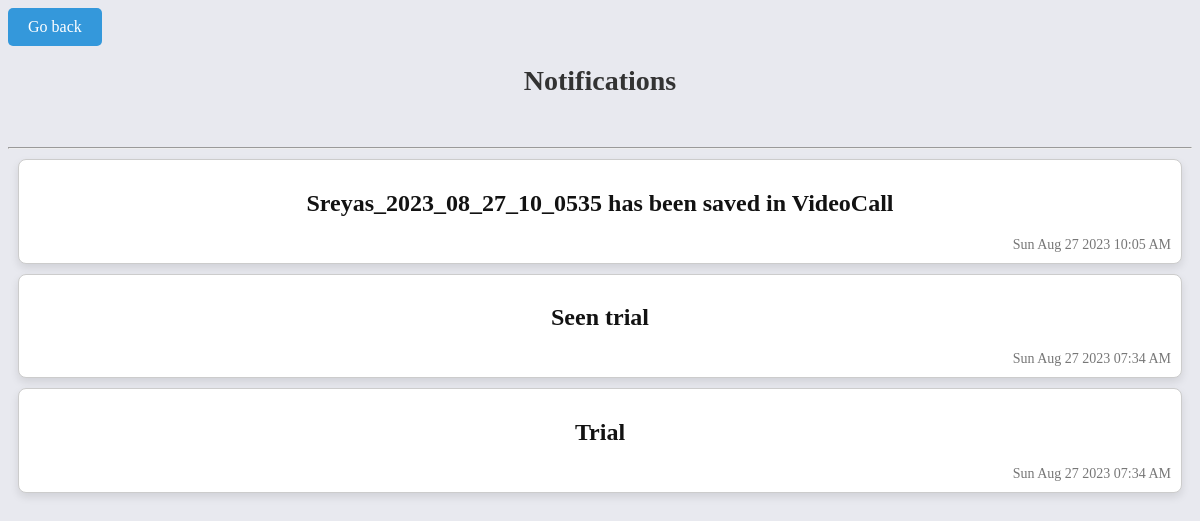
/notification/ (signed in), run on an earlier commit of the app's database.
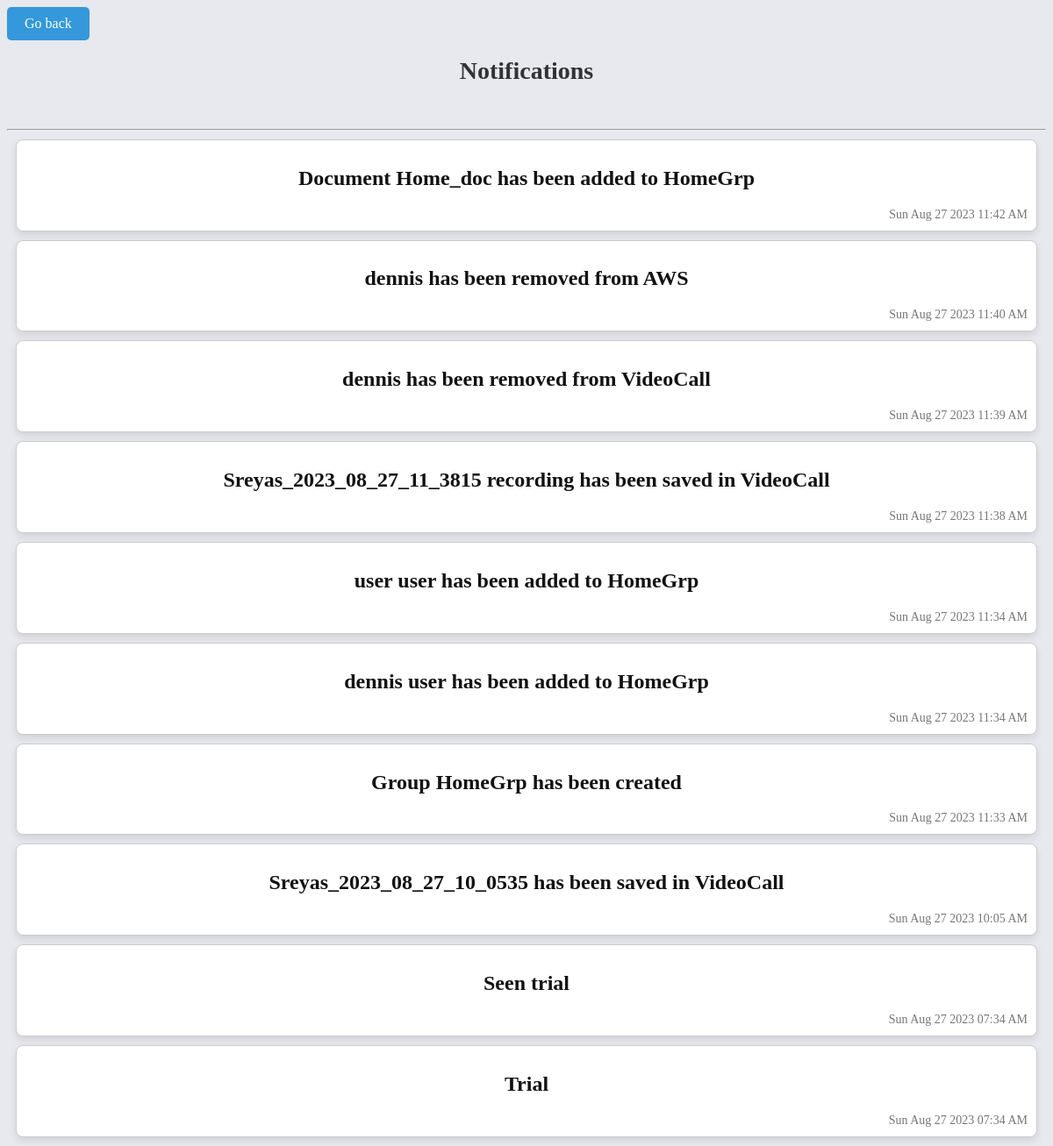
And on a later commit of the database.
### videoCall/models.py (models this page shows, shortened)
class Notification(models.Model):
    description=models.TextField()
    seen=models.ManyToManyField(Profile,related_name='seen_notifications')
    created=models.DateTimeField(auto_now_add=True)
    profiles=models.ManyToManyField(Profile,related_name='all_notifications')
    class Meta:
        ordering = ['-created']

### videoCall/views.py (the view)
# urls.py: path('notification/',views.view_notifications,name='notification'),
def view_notifications(request):
    profile = Profile.objects.get(user=request.user)
    notifications = Notification.objects.filter(profiles=profile)
    unseen_notifications = []
    seen_notifications = []
    for notification in notifications:
        if profile in notification.seen.all():
            seen_notifications.append(notification)
        else:
            unseen_notifications.append(notification)
            notification.seen.add(profile)
    context = {
        'unseen_notifications': unseen_notifications,
        'seen_notifications': seen_notifications,
        'profile': profile,
    }
    return render(request, 'notifications.html', context)

### videoCall/templates/notifications.html (shortened to what this page needs)
{% extends 'layout.html' %}
{% block content %}
<a href="{{ request.META.HTTP_REFERER }}" class="goBack">Go back</a>
<h1 class="heading">Notifications</h1>
<hr>
{% for notification in seen_notifications %}
<div class="card-seen">
    <div class="card-body">
        <h2>{{ notification.description }}</h2>
        <div class="timestamp">{{ notification.created|date:"D M d Y" }} {{ notification.created|time:"H:i A" }}</div>
    </div>
</div>
{% endfor %}
{% endblock content %}

What changed in the data, as far as the page shows it:
added Notification: description "Document Home_doc has been added to HomeGrp", created "Sun Aug 27 2023", created "11:42 AM"
added Notification: description "dennis has been removed from AWS", created "Sun Aug 27 2023", created "11:40 AM"
added Notification: description "dennis has been removed from VideoCall", created "Sun Aug 27 2023", created "11:39 AM"
added Notification: description "Sreyas_2023_08_27_11_3815 recording has been saved in VideoCall", created "Sun Aug 27 2023", created "11:38 AM"
added Notification: description "user user has been added to HomeGrp", created "Sun Aug 27 2023", created "11:34 AM"
added Notification: description "dennis user has been added to HomeGrp", created "Sun Aug 27 2023", created "11:34 AM"
added Notification: description "Group HomeGrp has been created", created "Sun Aug 27 2023", created "11:33 AM"
